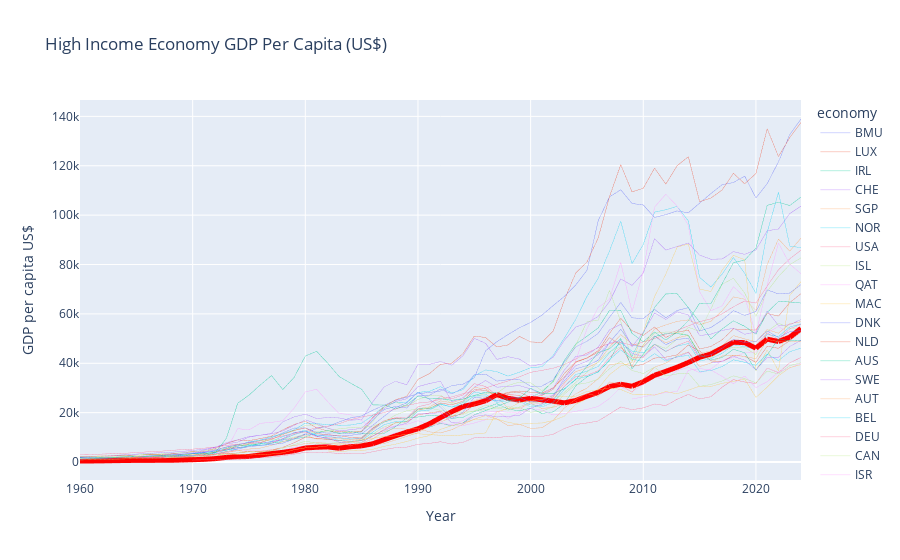

The code cell stored with this chart in its notebook:
### Code cell
fig = px.line(df_hic, x=df_hic.index, y=df_hic.columns, 
              title="High Income Economy GDP Per Capita (US$)"
            ).update_layout(xaxis_title="Year", 
                            yaxis_title="GDP per capita US$")
fig.update_traces(line={'width': 0.3})
fig['data'][list(df_hic.columns).index('HKG')]['line']['width'] = 5
fig['data'][list(df_hic.columns).index('HKG')]['line']['color'] = 'red'
fig.show()
